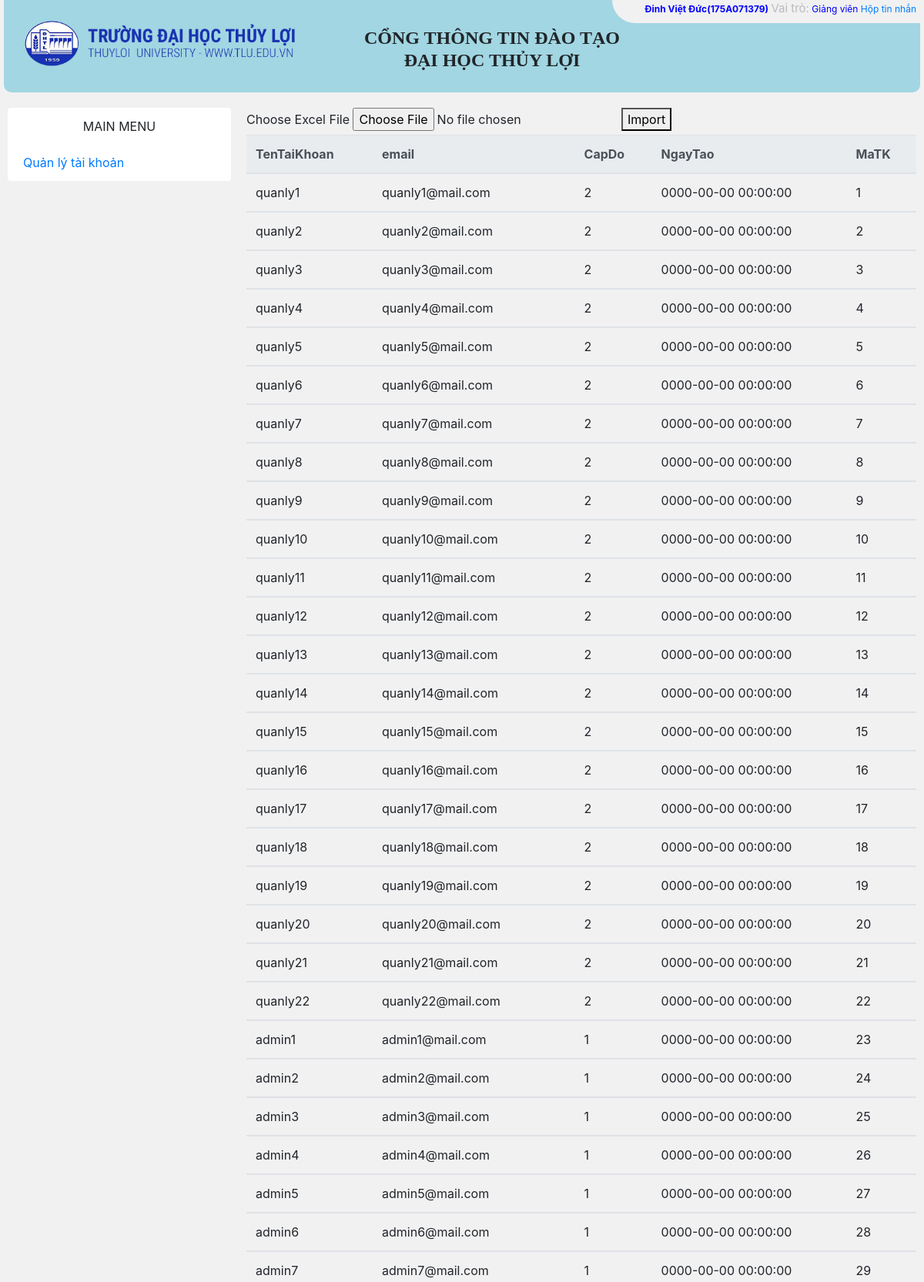
Screenshot of /admin/adminimport.php (upper part) with the database file from the repository.
### tables this page shows
CREATE TABLE `taikhoan` (
  `TenTaiKhoan` varchar(30) DEFAULT NULL,
  `MatKhau` varchar(60) DEFAULT NULL,
  `email` varchar(30) DEFAULT NULL,
  `CapDo` tinyint(4) DEFAULT NULL,
  `NgayTao` datetime DEFAULT current_timestamp() ON UPDATE current_timestamp(),
  `MaTK` int(10) NOT NULL
);

### admin/adminimport.php (the view, shortened to what this page needs)
<?php require ("dautrang.php"); ?>
<?php require_once("../includes/mysqli_connect.php"); ?>
<main>
      <div class="grid-container">
      <?php require ("navadmin.php"); ?>
        <div class="grid-item item2">
        <div class="outer-container">
        <form action="" method="post"
            name="frmExcelImport" id="frmExcelImport" enctype="multipart/form-data">
            <div>
                <label>Choose Excel
                    File</label> <input type="file" name="file"
                    id="file" accept=".xls,.xlsx">
                <button type="submit" id="submit" name="import"
                    class="btn-submit">Import</button>
            </div>
        </form>
    </div>
<?php
    $sqlSelect = "SELECT * FROM taikhoan";
    $result = mysqli_query($dbcon, $sqlSelect);
if (mysqli_num_rows($result) > 0)
{
?>
    <table class='table'>
        <thead class="thead-light" >
            <tr>
                <th>TenTaiKhoan</th>
                <th>email</th>
                <th>CapDo</th>
                <th>NgayTao</th>
                <th>MaTK</th>
            </tr>
        </thead>
<?php
    while ($row = mysqli_fetch_array($result)) {
?>
        <tbody>
        <tr>
            <td><?php  echo $row['TenTaiKhoan']; ?></td>
            <td><?php  echo $row['email']; ?></td>
            <td><?php  echo $row['CapDo']; ?></td>
            <td><?php  echo $row['NgayTao']; ?></td>
            <td><?php  echo $row['MaTK']; ?></td>
        </tr>
<?php
    }
?>
        </tbody>
    </table>
<?php
}
?>
        </div>
      </div>
    </main>
    <?php require ("chantrang.php"); ?>

### css/stylex.css (style rules this page uses)
body { background-color: #f1f1f2; height: 100%; }
main { height: 100%; }
.grid-container { display: grid; grid-template-columns: 1fr 3fr; padding: 10px; grid-gap: 20px; }
main { padding-top: 10px; height: 100%; padding-bottom: 100px; }

### rows the page displays
taikhoan: TenTaiKhoan "quanly1", email "quanly1@mail.com", CapDo "2", NgayTao "0000-00-00 00:00:00", MaTK "1"
taikhoan: TenTaiKhoan "quanly2", email "quanly2@mail.com", CapDo "2", NgayTao "0000-00-00 00:00:00", MaTK "2"
taikhoan: TenTaiKhoan "quanly3", email "quanly3@mail.com", CapDo "2", NgayTao "0000-00-00 00:00:00", MaTK "3"
taikhoan: TenTaiKhoan "quanly4", email "quanly4@mail.com", CapDo "2", NgayTao "0000-00-00 00:00:00", MaTK "4"
taikhoan: TenTaiKhoan "quanly5", email "quanly5@mail.com", CapDo "2", NgayTao "0000-00-00 00:00:00", MaTK "5"
taikhoan: TenTaiKhoan "quanly6", email "quanly6@mail.com", CapDo "2", NgayTao "0000-00-00 00:00:00", MaTK "6"
taikhoan: TenTaiKhoan "quanly7", email "quanly7@mail.com", CapDo "2", NgayTao "0000-00-00 00:00:00", MaTK "7"
taikhoan: TenTaiKhoan "quanly8", email "quanly8@mail.com", CapDo "2", NgayTao "0000-00-00 00:00:00", MaTK "8"
taikhoan: TenTaiKhoan "quanly9", email "quanly9@mail.com", CapDo "2", NgayTao "0000-00-00 00:00:00", MaTK "9"
taikhoan: TenTaiKhoan "quanly10", email "quanly10@mail.com", CapDo "2", NgayTao "0000-00-00 00:00:00", MaTK "10"
taikhoan: TenTaiKhoan "quanly11", email "quanly11@mail.com", CapDo "2", NgayTao "0000-00-00 00:00:00", MaTK "11"
taikhoan: TenTaiKhoan "quanly12", email "quanly12@mail.com", CapDo "2", NgayTao "0000-00-00 00:00:00", MaTK "12"
taikhoan: TenTaiKhoan "quanly13", email "quanly13@mail.com", CapDo "2", NgayTao "0000-00-00 00:00:00", MaTK "13"
taikhoan: TenTaiKhoan "quanly14", email "quanly14@mail.com", CapDo "2", NgayTao "0000-00-00 00:00:00", MaTK "14"
taikhoan: TenTaiKhoan "quanly15", email "quanly15@mail.com", CapDo "2", NgayTao "0000-00-00 00:00:00", MaTK "15"
taikhoan: TenTaiKhoan "quanly16", email "quanly16@mail.com", CapDo "2", NgayTao "0000-00-00 00:00:00", MaTK "16"
taikhoan: TenTaiKhoan "quanly17", email "quanly17@mail.com", CapDo "2", NgayTao "0000-00-00 00:00:00", MaTK "17"
taikhoan: TenTaiKhoan "quanly18", email "quanly18@mail.com", CapDo "2", NgayTao "0000-00-00 00:00:00", MaTK "18"
taikhoan: TenTaiKhoan "quanly19", email "quanly19@mail.com", CapDo "2", NgayTao "0000-00-00 00:00:00", MaTK "19"
taikhoan: TenTaiKhoan "quanly20", email "quanly20@mail.com", CapDo "2", NgayTao "0000-00-00 00:00:00", MaTK "20"
taikhoan: TenTaiKhoan "quanly21", email "quanly21@mail.com", CapDo "2", NgayTao "0000-00-00 00:00:00", MaTK "21"
taikhoan: TenTaiKhoan "quanly22", email "quanly22@mail.com", CapDo "2", NgayTao "0000-00-00 00:00:00", MaTK "22"
taikhoan: TenTaiKhoan "admin1", email "admin1@mail.com", CapDo "1", NgayTao "0000-00-00 00:00:00", MaTK "23"
taikhoan: TenTaiKhoan "admin2", email "admin2@mail.com", CapDo "1", NgayTao "0000-00-00 00:00:00", MaTK "24"
taikhoan: TenTaiKhoan "admin3", email "admin3@mail.com", CapDo "1", NgayTao "0000-00-00 00:00:00", MaTK "25"
taikhoan: TenTaiKhoan "admin4", email "admin4@mail.com", CapDo "1", NgayTao "0000-00-00 00:00:00", MaTK "26"
taikhoan: TenTaiKhoan "admin5", email "admin5@mail.com", CapDo "1", NgayTao "0000-00-00 00:00:00", MaTK "27"
taikhoan: TenTaiKhoan "admin6", email "admin6@mail.com", CapDo "1", NgayTao "0000-00-00 00:00:00", MaTK "28"
taikhoan: TenTaiKhoan "admin7", email "admin7@mail.com", CapDo "1", NgayTao "0000-00-00 00:00:00", MaTK "29"
